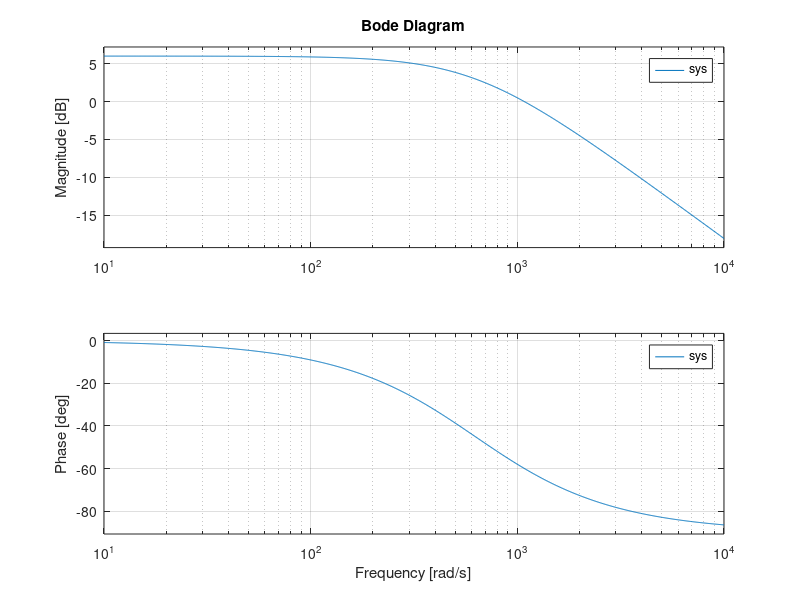
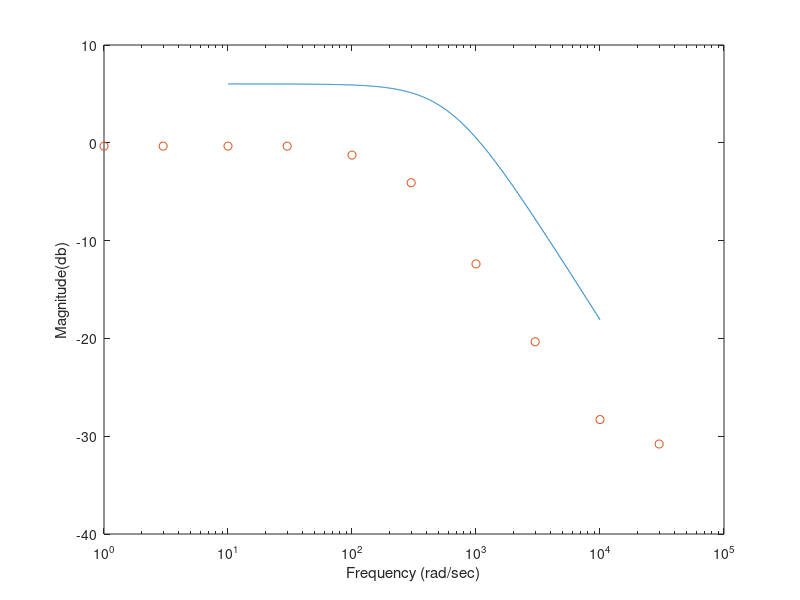

The MATLAB script that drew these images, in order:
clear;
close all;

load('lab1_300hz_first_order.mat')

Vin = 2;
R = 25e3;
C = 64e-9;

sys =tf(Vin,[R*C 1]);

[mag,phase,w_sys] = bode(sys);
magp = squeeze(mag);
phasep = squeeze(phase);

bode(sys)


figure
%subplot(2,1,1)
semilogx(w_sys,20*log10(magp),w,20*log10(Vratio),'o')
xlabel('Frequency (rad/sec)')
ylabel('Magnitude(db)')

%{
subplot(2,1,2)
semilogx(w,phasep,w_data,phase_data,'o')
xlabel('Frequency (rad/sec)')
ylabel('Phase (deg)')
%}

